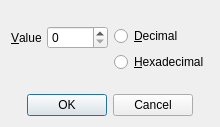
<?xml version="1.0" encoding="UTF-8"?>
<ui version="4.0">
 <class>EditMemoryDialog</class>
 <widget class="QDialog" name="EditMemoryDialog">
  <property name="geometry">
   <rect>
    <x>0</x>
    <y>0</y>
    <width>220</width>
    <height>127</height>
   </rect>
  </property>
  <property name="windowTitle">
   <string>Edit memory</string>
  </property>
  <layout class="QVBoxLayout" name="mainLayout">
   <item>
    <spacer name="topSpacer">
     <property name="orientation">
      <enum>Qt::Vertical</enum>
     </property>
     <property name="sizeHint" stdset="0">
      <size>
       <width>20</width>
       <height>40</height>
      </size>
     </property>
    </spacer>
   </item>
   <item>
    <layout class="QFormLayout" name="formLayout">
     <item row="1" column="0">
      <widget class="QLabel" name="valueLabel">
       <property name="text">
        <string>&amp;Value</string>
       </property>
       <property name="buddy">
        <cstring>valueSpin</cstring>
       </property>
      </widget>
     </item>
     <item row="1" column="1">
      <layout class="QHBoxLayout" name="valueLayout">
       <item>
        <layout class="QVBoxLayout" name="valueSpinLayout">
         <item>
          <widget class="QSpinBox" name="valueSpin">
           <property name="sizePolicy">
            <sizepolicy hsizetype="Expanding" vsizetype="Fixed">
             <horstretch>0</horstretch>
             <verstretch>0</verstretch>
            </sizepolicy>
           </property>
           <property name="maximum">
            <number>255</number>
           </property>
           <property name="displayIntegerBase">
            <number>10</number>
           </property>
          </widget>
         </item>
         <item>
          <spacer name="valueSpinSpacer">
           <property name="orientation">
            <enum>Qt::Vertical</enum>
           </property>
           <property name="sizeHint" stdset="0">
            <size>
             <width>20</width>
             <height>40</height>
            </size>
           </property>
          </spacer>
         </item>
        </layout>
       </item>
       <item>
        <layout class="QVBoxLayout" name="radiosLayout">
         <item>
          <widget class="QRadioButton" name="decimalRadio">
           <property name="text">
            <string>&amp;Decimal</string>
           </property>
          </widget>
         </item>
         <item>
          <widget class="QRadioButton" name="hexadecimalRadio">
           <property name="text">
            <string>&amp;Hexadecimal</string>
           </property>
          </widget>
         </item>
        </layout>
       </item>
      </layout>
     </item>
    </layout>
   </item>
   <item>
    <spacer name="bottomSpacer">
     <property name="orientation">
      <enum>Qt::Vertical</enum>
     </property>
     <property name="sizeHint" stdset="0">
      <size>
       <width>20</width>
       <height>40</height>
      </size>
     </property>
    </spacer>
   </item>
   <item>
    <widget class="QDialogButtonBox" name="buttonBox">
     <property name="orientation">
      <enum>Qt::Horizontal</enum>
     </property>
     <property name="standardButtons">
      <set>QDialogButtonBox::Cancel|QDialogButtonBox::Ok</set>
     </property>
     <property name="centerButtons">
      <bool>true</bool>
     </property>
    </widget>
   </item>
  </layout>
 </widget>
 <resources/>
 <connections>
  <connection>
   <sender>buttonBox</sender>
   <signal>accepted()</signal>
   <receiver>EditMemoryDialog</receiver>
   <slot>accept()</slot>
   <hints>
    <hint type="sourcelabel">
     <x>248</x>
     <y>254</y>
    </hint>
    <hint type="destinationlabel">
     <x>157</x>
     <y>274</y>
    </hint>
   </hints>
  </connection>
  <connection>
   <sender>buttonBox</sender>
   <signal>rejected()</signal>
   <receiver>EditMemoryDialog</receiver>
   <slot>reject()</slot>
   <hints>
    <hint type="sourcelabel">
     <x>316</x>
     <y>260</y>
    </hint>
    <hint type="destinationlabel">
     <x>286</x>
     <y>274</y>
    </hint>
   </hints>
  </connection>
 </connections>
</ui>
